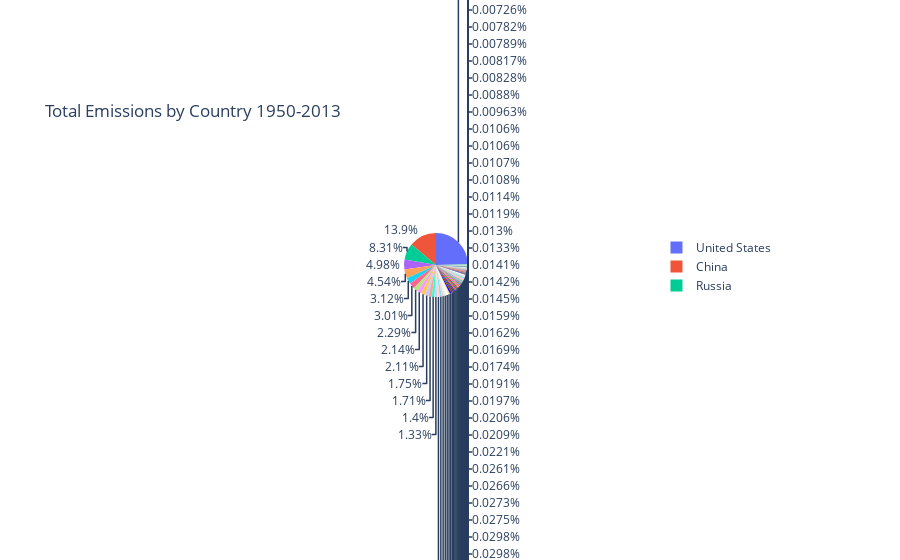

Notebook cell for this chart:
### Code cell
fig = px.pie(emissionsSum_country, values="EmissionsTotal", names="Country", title="Total Emissions by Country 1950-2013", hover_data=['EmissionsTotal'])
fig.show()

### Figure 1 — Plotly figure (JSON) as saved in the notebook; plotly's stock layout.template omitted (floating-point values rounded to 4 significant figures; data arrays with more than 128 entries replaced by an {"elided": "..."} marker saying what was removed)
{"data": [{"customdata": {"elided": "201x1 float values"}, "domain": {"x": [0, 1], "y": [0, 1]}, "hovertemplate": "Country=%{label}<br>EmissionsTotal=%{customdata[0]}<extra></extra>", "labels": {"elided": "201 str values"}, "legendgroup": "", "name": "", "showlegend": true, "type": "pie", "values": {"elided": "201 float values"}}], "layout": {"legend": {"tracegroupgap": 0}, "title": {"text": "Total Emissions by Country 1950-2013"}}}
